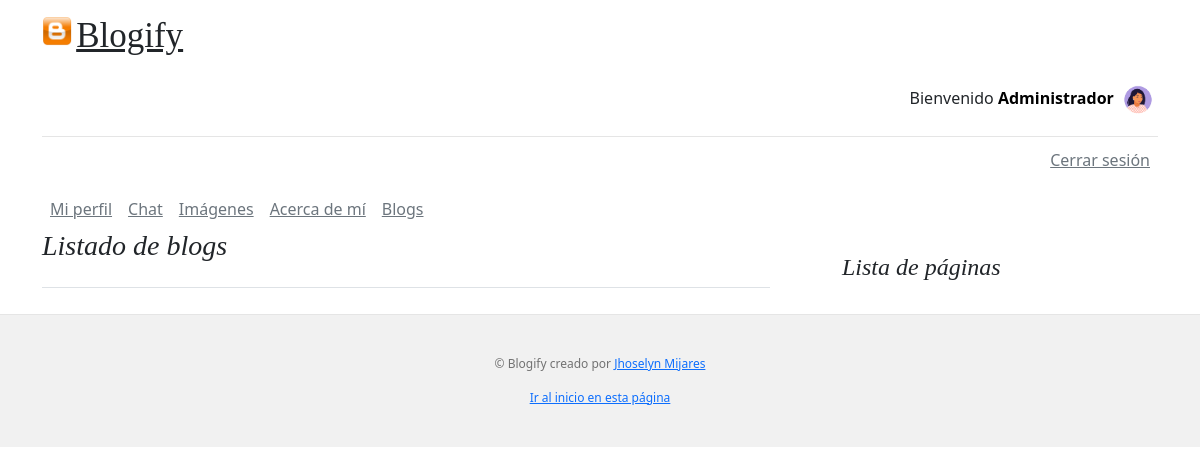
Before: /blogify/ (signed in) with the older database file.
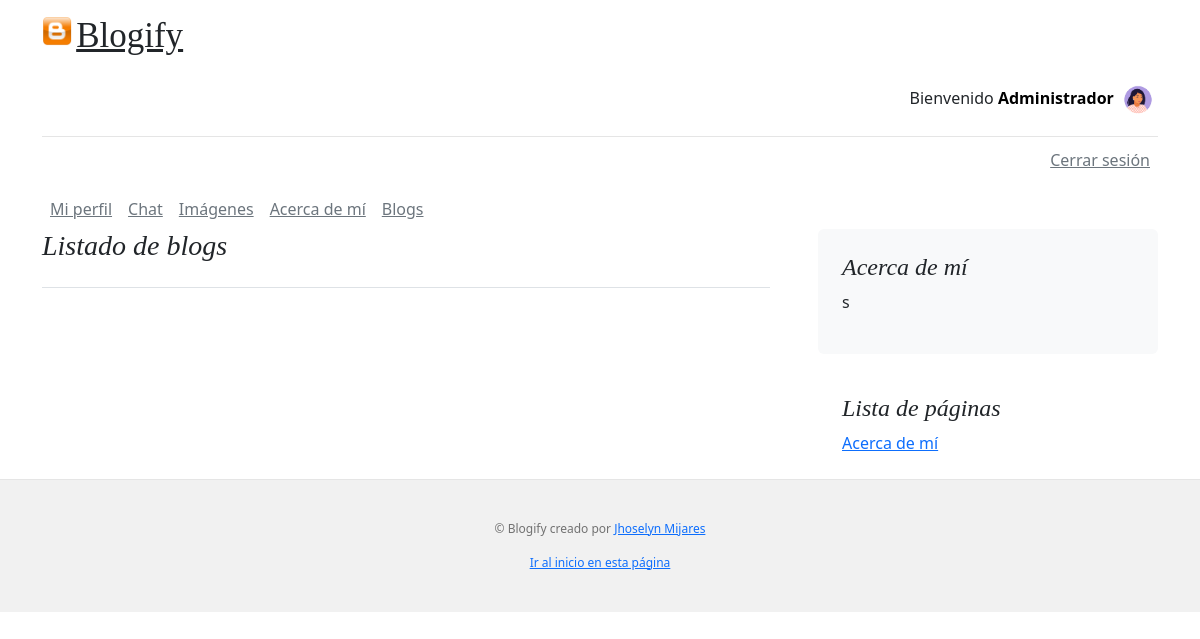
After: the same page with the newer database file.
### accounts/models.py (models this page shows, shortened)
class Profile(models.Model):
    user = models.OneToOneField(User, on_delete=models.CASCADE, primary_key=True)
    description = models.CharField(max_length=400,null=True)
    image = models.ForeignKey(Image, on_delete=models.RESTRICT,blank=True,null=True)
    url_site = models.CharField(max_length=200,null=True)

### blogs/models.py (models this page shows, shortened)
class Image(models.Model):
    title = models.CharField(max_length=200)
    image = models.ImageField(upload_to='users/%Y/%m/%d/', blank=True)
    creation = models.DateTimeField(auto_now=True)

class Page(models.Model):
    title = models.CharField(max_length=200)
    content = RichTextField(blank=True)
    image = models.ForeignKey(Image, on_delete=models.RESTRICT,blank=True,null=True)

### blogify/views.py (the view)
# urls.py: path('blogify/', views.Home, name = 'Home'),
def Home(request):
    context = {}
    set_user_context(request, context)
    home_template = loader.get_template("home.html")
    profiles = Profile.objects.filter(pk=request.user.id)
    if profiles.exists() is True and profiles.first().description != "":
        context["description"] = profiles.first().description
    context["blogs"] = Blog.objects.all().order_by('-creation', '-id')
    context["pages"] = Page.objects.all().order_by('-id').values()
    set_header_menu_comtext(context,True)
    return HttpResponse(home_template.render(context))

### blogify/views.py (called while the page is built)
def set_user_context(request, context):
    context["is_authenticated"] = request.user.is_authenticated
    if hasattr(request.user, 'first_name') and request.user.first_name != "":
        context["greeting"] = request.user.first_name
    else:
        context["greeting"] = request.user
    context["profile"] = Profile.objects.filter(user__username=request.user.username).first()

def set_header_menu_comtext(context, option):
    context["is_img"] = option
    context["is_show"] = option

### blogs/templates/home.html (shortened to what this page needs)
{% extends "base.html" %}
{% block content %}
<main class="container">
    <div class="row g-5">
        <div class="col-md-8">
            <h3 class="pb-4 mb-4 fst-italic border-bottom">
                Listado de blogs
            </h3>
        </div>
        <div class="col-md-4">
            <div class="position-sticky" style="top: 2rem;">
                {% if description != None %}
                <div class="p-4 mb-3 bg-light rounded">
                    <h4 class="fst-italic">Acerca de mí</h4>
                    <p class="mb-0">
                    <div style="overflow: auto;width: 100%;">
                        {{description|safe|linebreaksbr}}
                    </div>
                    </p>
                </div>
                {% endif %}
                <div class="p-4">
                    <h4 class="fst-italic">Lista de páginas</h4>
                    <ol class="list-unstyled mb-0">
                        {% for page in pages %}
                        <li title="{{page.title}}">
                            <a href="{% url 'AboutMeDetail' page.id %}">{{page.title|truncatechars:30}}</a>
                        </li>
                        {% endfor %}
                    </ol>
                </div>
            </div>
        </div>
    </div>
</main>
{% endblock %}

### blogs/templates/base.html (shortened to what this page needs)
<!DOCTYPE html>
<html lang="es">
<head>
  <link href="https://cdn.jsdelivr.net/npm/bootstrap@5.2.0-beta1/dist/css/bootstrap.min.css" rel="stylesheet"
>
    <link rel="stylesheet" href="https://cdnjs.cloudflare.com/ajax/libs/font-awesome/5.13.0/css/all.min.css">
</head>
<body>
  {% include 'header.html' %}
  {% block content %}
  {% endblock %}
  {% include 'footer.html' %}
</body>
</html>

### blogs/templates/header.html (shortened to what this page needs)
<div class="container">
    <header class="blog-header lh-1 py-3">
        <div class="row flex-nowrap justify-content-between align-items-center">
            <div class="col-12">
                <img class="mb-4" src="/media/blogify.png"  height="30">
                <a class="blog-header-logo text-dark" href="/" style="font-size: 35px;">Blogify</a>
                {% if is_authenticated == True %}
                <div style="margin-top:10px;text-align: right;">
                    Bienvenido
                    <a href="/accounts/profile/" class="no-link">
                        <b>{{greeting}}</b>
                        {% if profile is not None and profile.image is not None %}
                        <img src="/media/{{profile.image.image}}" width="40px"/>
                        {% endif %}
                    </a>
                </div>
                {% endif %}
            </div>
        </div>
    </header>
    <div class="nav-scroller py-1 mb-2">
        <nav class="nav d-flex justify-content-between" style="float:right">
            {% if is_authenticated == True%}
            <a class="p-2 link-secondary" href="/accounts/logout">Cerrar sesión</a>
            {% else %}
            <a class="p-2 link-secondary" href="/accounts/signup">Regístrate</a>
            <a class="p-2 link-secondary" href="/accounts/login">Iniciar sesión</a>
            {% endif %}
        </nav>
    </div>
    <nav class="nav d-flex xjustify-content-between">
        {% if is_authenticated == True and is_show == True %}
        <a class="p-2 link-secondary" href="/accounts/profile">Mi perfil</a>
        <a class="p-2 link-secondary" href="/blogify/chat">Chat</a>
        <a class="p-2 link-secondary" href="/blogify/images">Imágenes</a>
        {% endif %}
        {% if is_show == True %}
        <a class="p-2 link-secondary" href="/blogify/acerca-de-mi">Acerca de mí</a>
        <a class="p-2 link-secondary" href="/blogify/blogs">Blogs</a>
        {% endif %}
    </nav>
</div>

### blogs/templates/footer.html
<footer class="blog-footer" style="font-size: 12px;">
    <p>&copy; Blogify creado por <a href="https://github.com/jhosymijares" target="_blank">Jhoselyn Mijares</a></p>
    <p>
        <a href="#">Ir al inicio en esta página</a>
    </p>
</footer>

### blogs/templates/base.html (style rules this page uses)
.blog-header { border-bottom: 1px solid #e5e5e5; }
.blog-header-logo { font-family: "Playfair Display", Georgia, "Times New Roman", serif ; font-size: 2.25rem; }
h1, h2, h3, h4, h5, h6 { font-family: "Playfair Display", Georgia, "Times New Roman", serif ; }
.blog-footer { padding: 2.5rem 0; color: #727272; text-align: center; background-color: #f1f1f1; border-top: .05rem solid #e5e5e5; }
.blog-footer p:last-child { margin-bottom: 0; }
.nav-scroller { position: relative; z-index: 2; height: 2.75rem; overflow-y: hidden; }
.nav-scroller .nav { display: flex; flex-wrap: nowrap; padding-bottom: 1rem; margin-top: -1px; overflow-x: auto; text-align: center; white-space: nowrap; -webkit-overflow-scrolling: touch; }

### blogs/templates/header.html (style rules this page uses)
.no-link { text-decoration: none; color: black }

Changed rows visible on the page:
added Page: title "Acerca de mí"
Other visible differences:
{{ description|safe|linebreaksbr }}: (not shown) → "s"
text now shown: "Acerca de mí"
